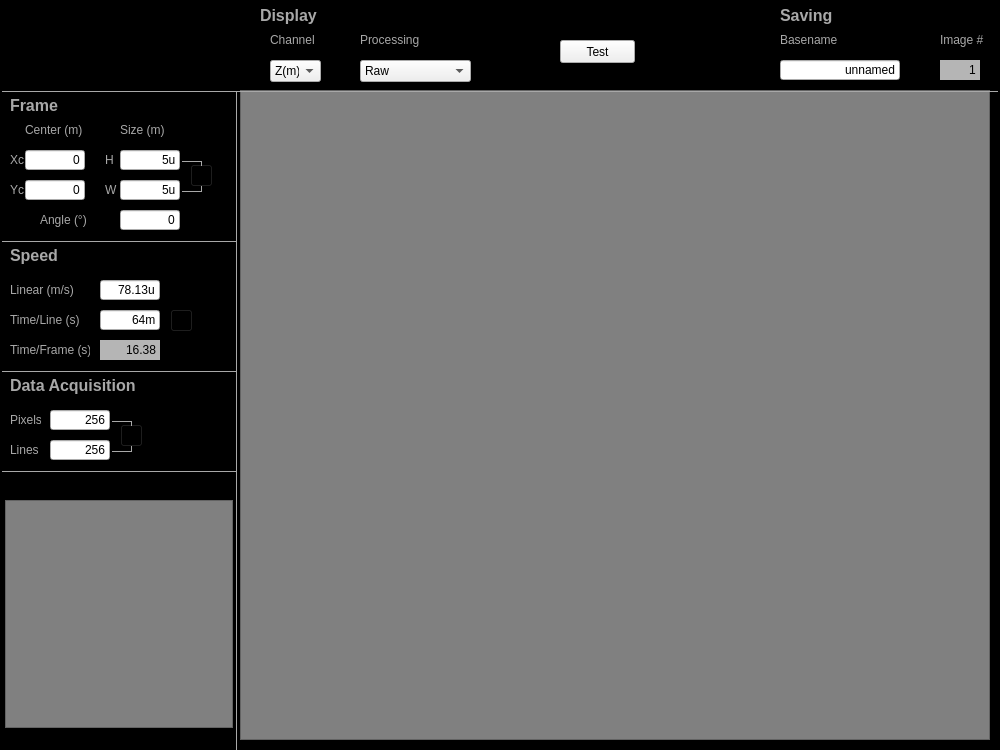
<?xml version="1.0" encoding="UTF-8"?>
<ui version="4.0">
 <class>MainWindow</class>
 <widget class="QMainWindow" name="MainWindow">
  <property name="geometry">
   <rect>
    <x>0</x>
    <y>0</y>
    <width>1000</width>
    <height>750</height>
   </rect>
  </property>
  <property name="sizePolicy">
   <sizepolicy hsizetype="Fixed" vsizetype="Fixed">
    <horstretch>0</horstretch>
    <verstretch>0</verstretch>
   </sizepolicy>
  </property>
  <property name="minimumSize">
   <size>
    <width>1000</width>
    <height>750</height>
   </size>
  </property>
  <property name="maximumSize">
   <size>
    <width>1000</width>
    <height>750</height>
   </size>
  </property>
  <property name="windowTitle">
   <string>Scan Control</string>
  </property>
  <widget class="QWidget" name="centralwidget">
   <property name="sizePolicy">
    <sizepolicy hsizetype="Fixed" vsizetype="Fixed">
     <horstretch>0</horstretch>
     <verstretch>0</verstretch>
    </sizepolicy>
   </property>
   <widget class="QFrame" name="background">
    <property name="geometry">
     <rect>
      <x>0</x>
      <y>0</y>
      <width>1000</width>
      <height>750</height>
     </rect>
    </property>
    <property name="sizePolicy">
     <sizepolicy hsizetype="Fixed" vsizetype="Fixed">
      <horstretch>0</horstretch>
      <verstretch>0</verstretch>
     </sizepolicy>
    </property>
    <property name="styleSheet">
     <string notr="true">#background{
background: black
}</string>
    </property>
    <property name="frameShape">
     <enum>QFrame::StyledPanel</enum>
    </property>
    <property name="frameShadow">
     <enum>QFrame::Sunken</enum>
    </property>
    <widget class="QFrame" name="PlotArea">
     <property name="geometry">
      <rect>
       <x>240</x>
       <y>90</y>
       <width>750</width>
       <height>650</height>
      </rect>
     </property>
     <property name="styleSheet">
      <string notr="true">#PlotArea{
background:grey
}</string>
     </property>
     <property name="frameShape">
      <enum>QFrame::StyledPanel</enum>
     </property>
     <property name="frameShadow">
      <enum>QFrame::Raised</enum>
     </property>
    </widget>
    <widget class="QLabel" name="label_Frame">
     <property name="geometry">
      <rect>
       <x>10</x>
       <y>90</y>
       <width>52</width>
       <height>31</height>
      </rect>
     </property>
     <property name="font">
      <font>
       <pointsize>12</pointsize>
       <weight>75</weight>
       <bold>true</bold>
      </font>
     </property>
     <property name="styleSheet">
      <string notr="true">#label_Frame{
color: rgb(168, 168, 168)
}</string>
     </property>
     <property name="text">
      <string>Frame</string>
     </property>
    </widget>
    <widget class="Line" name="line_2">
     <property name="geometry">
      <rect>
       <x>235</x>
       <y>91</y>
       <width>3</width>
       <height>660</height>
      </rect>
     </property>
     <property name="styleSheet">
      <string notr="true">#line_2{
color: rgb(168, 168, 168)
}</string>
     </property>
     <property name="frameShadow">
      <enum>QFrame::Plain</enum>
     </property>
     <property name="orientation">
      <enum>Qt::Vertical</enum>
     </property>
    </widget>
    <widget class="QLabel" name="label_Xc">
     <property name="geometry">
      <rect>
       <x>10</x>
       <y>150</y>
       <width>16</width>
       <height>20</height>
      </rect>
     </property>
     <property name="styleSheet">
      <string notr="true">#label_Xc{
color: rgb(168, 168, 168)
}</string>
     </property>
     <property name="text">
      <string>Xc</string>
     </property>
    </widget>
    <widget class="QLabel" name="label_Yc">
     <property name="geometry">
      <rect>
       <x>10</x>
       <y>180</y>
       <width>16</width>
       <height>20</height>
      </rect>
     </property>
     <property name="styleSheet">
      <string notr="true">#label_Yc{
color: rgb(168, 168, 168)
}</string>
     </property>
     <property name="text">
      <string>Yc</string>
     </property>
    </widget>
    <widget class="QLabel" name="label_H">
     <property name="geometry">
      <rect>
       <x>105</x>
       <y>150</y>
       <width>16</width>
       <height>20</height>
      </rect>
     </property>
     <property name="styleSheet">
      <string notr="true">#label_H{
color: rgb(168, 168, 168)
}</string>
     </property>
     <property name="text">
      <string>H</string>
     </property>
    </widget>
    <widget class="QLabel" name="label_W">
     <property name="geometry">
      <rect>
       <x>105</x>
       <y>180</y>
       <width>16</width>
       <height>20</height>
      </rect>
     </property>
     <property name="styleSheet">
      <string notr="true">#label_W{
color: rgb(168, 168, 168)
}</string>
     </property>
     <property name="text">
      <string>W</string>
     </property>
    </widget>
    <widget class="QLabel" name="label_Angle">
     <property name="geometry">
      <rect>
       <x>40</x>
       <y>210</y>
       <width>70</width>
       <height>20</height>
      </rect>
     </property>
     <property name="styleSheet">
      <string notr="true">#label_Angle{
color: rgb(168, 168, 168);
qproperty-alignment: 'AlignVCenter | AlignCenter';
}</string>
     </property>
     <property name="text">
      <string>Angle (°)</string>
     </property>
    </widget>
    <widget class="QLineEdit" name="lineEdit_Xc">
     <property name="geometry">
      <rect>
       <x>25</x>
       <y>150</y>
       <width>60</width>
       <height>20</height>
      </rect>
     </property>
     <property name="styleSheet">
      <string notr="true"/>
     </property>
     <property name="text">
      <string>0</string>
     </property>
     <property name="alignment">
      <set>Qt::AlignRight|Qt::AlignTrailing|Qt::AlignVCenter</set>
     </property>
    </widget>
    <widget class="QLineEdit" name="lineEdit_Yc">
     <property name="geometry">
      <rect>
       <x>25</x>
       <y>180</y>
       <width>60</width>
       <height>20</height>
      </rect>
     </property>
     <property name="text">
      <string>0</string>
     </property>
     <property name="alignment">
      <set>Qt::AlignRight|Qt::AlignTrailing|Qt::AlignVCenter</set>
     </property>
    </widget>
    <widget class="QLineEdit" name="lineEdit_W">
     <property name="geometry">
      <rect>
       <x>120</x>
       <y>180</y>
       <width>60</width>
       <height>20</height>
      </rect>
     </property>
     <property name="text">
      <string>5u</string>
     </property>
     <property name="alignment">
      <set>Qt::AlignRight|Qt::AlignTrailing|Qt::AlignVCenter</set>
     </property>
    </widget>
    <widget class="QLineEdit" name="lineEdit_H">
     <property name="geometry">
      <rect>
       <x>120</x>
       <y>150</y>
       <width>60</width>
       <height>20</height>
      </rect>
     </property>
     <property name="text">
      <string>5u</string>
     </property>
     <property name="alignment">
      <set>Qt::AlignRight|Qt::AlignTrailing|Qt::AlignVCenter</set>
     </property>
    </widget>
    <widget class="QLabel" name="label_Center">
     <property name="geometry">
      <rect>
       <x>25</x>
       <y>120</y>
       <width>70</width>
       <height>20</height>
      </rect>
     </property>
     <property name="styleSheet">
      <string notr="true">#label_Center{
color: rgb(168, 168, 168);
qproperty-alignment: 'AlignVCenter | AlignCenter';
}</string>
     </property>
     <property name="text">
      <string>Center (m)</string>
     </property>
    </widget>
    <widget class="QLabel" name="label_Size">
     <property name="geometry">
      <rect>
       <x>120</x>
       <y>120</y>
       <width>70</width>
       <height>20</height>
      </rect>
     </property>
     <property name="styleSheet">
      <string notr="true">#label_Size{
color: rgb(168, 168, 168);
qproperty-alignment: 'AlignVCenter | AlignCenter';
}</string>
     </property>
     <property name="text">
      <string>Size (m)</string>
     </property>
    </widget>
    <widget class="QLineEdit" name="lineEdit_Angle">
     <property name="geometry">
      <rect>
       <x>120</x>
       <y>210</y>
       <width>60</width>
       <height>20</height>
      </rect>
     </property>
     <property name="text">
      <string>0</string>
     </property>
     <property name="alignment">
      <set>Qt::AlignRight|Qt::AlignTrailing|Qt::AlignVCenter</set>
     </property>
    </widget>
    <widget class="Line" name="line_3">
     <property name="geometry">
      <rect>
       <x>2</x>
       <y>240</y>
       <width>235</width>
       <height>3</height>
      </rect>
     </property>
     <property name="styleSheet">
      <string notr="true">#line_3{
color:rgb(168, 168, 168)
}</string>
     </property>
     <property name="frameShadow">
      <enum>QFrame::Plain</enum>
     </property>
     <property name="orientation">
      <enum>Qt::Horizontal</enum>
     </property>
    </widget>
    <widget class="QLabel" name="label_Speed">
     <property name="geometry">
      <rect>
       <x>10</x>
       <y>240</y>
       <width>52</width>
       <height>31</height>
      </rect>
     </property>
     <property name="font">
      <font>
       <pointsize>12</pointsize>
       <weight>75</weight>
       <bold>true</bold>
      </font>
     </property>
     <property name="styleSheet">
      <string notr="true">#label_Speed{
color: rgb(168, 168, 168)
}</string>
     </property>
     <property name="text">
      <string>Speed</string>
     </property>
    </widget>
    <widget class="QPushButton" name="push_FrameLock">
     <property name="geometry">
      <rect>
       <x>190</x>
       <y>164</y>
       <width>23</width>
       <height>23</height>
      </rect>
     </property>
     <property name="styleSheet">
      <string notr="true">#push_FrameLock{
image:url(:/nSOTScanner/lock.png);
background: black;
}
</string>
     </property>
     <property name="text">
      <string/>
     </property>
    </widget>
    <widget class="Line" name="line_4">
     <property name="geometry">
      <rect>
       <x>182</x>
       <y>190</y>
       <width>20</width>
       <height>3</height>
      </rect>
     </property>
     <property name="styleSheet">
      <string notr="true">#line_4{
color:rgb(168, 168, 168)
}</string>
     </property>
     <property name="frameShadow">
      <enum>QFrame::Plain</enum>
     </property>
     <property name="orientation">
      <enum>Qt::Horizontal</enum>
     </property>
    </widget>
    <widget class="Line" name="line_5">
     <property name="geometry">
      <rect>
       <x>182</x>
       <y>160</y>
       <width>20</width>
       <height>3</height>
      </rect>
     </property>
     <property name="styleSheet">
      <string notr="true">#line_5{
color:rgb(168, 168, 168)
}</string>
     </property>
     <property name="frameShadow">
      <enum>QFrame::Plain</enum>
     </property>
     <property name="orientation">
      <enum>Qt::Horizontal</enum>
     </property>
    </widget>
    <widget class="Line" name="line_6">
     <property name="geometry">
      <rect>
       <x>200</x>
       <y>161</y>
       <width>3</width>
       <height>5</height>
      </rect>
     </property>
     <property name="styleSheet">
      <string notr="true">#line_6{
color: rgb(168, 168, 168)
}</string>
     </property>
     <property name="frameShadow">
      <enum>QFrame::Plain</enum>
     </property>
     <property name="orientation">
      <enum>Qt::Vertical</enum>
     </property>
    </widget>
    <widget class="Line" name="line_7">
     <property name="geometry">
      <rect>
       <x>200</x>
       <y>186</y>
       <width>3</width>
       <height>5</height>
      </rect>
     </property>
     <property name="styleSheet">
      <string notr="true">#line_7{
color: rgb(168, 168, 168)
}</string>
     </property>
     <property name="frameShadow">
      <enum>QFrame::Plain</enum>
     </property>
     <property name="orientation">
      <enum>Qt::Vertical</enum>
     </property>
    </widget>
    <widget class="QLabel" name="label_Linear">
     <property name="geometry">
      <rect>
       <x>10</x>
       <y>280</y>
       <width>80</width>
       <height>20</height>
      </rect>
     </property>
     <property name="styleSheet">
      <string notr="true">#label_Linear{
color: rgb(168, 168, 168)
}</string>
     </property>
     <property name="text">
      <string>Linear (m/s)</string>
     </property>
    </widget>
    <widget class="QLabel" name="label_LineTime">
     <property name="geometry">
      <rect>
       <x>10</x>
       <y>310</y>
       <width>80</width>
       <height>20</height>
      </rect>
     </property>
     <property name="styleSheet">
      <string notr="true">#label_LineTime{
color: rgb(168, 168, 168)
}</string>
     </property>
     <property name="text">
      <string>Time/Line (s)</string>
     </property>
    </widget>
    <widget class="QLineEdit" name="lineEdit_Linear">
     <property name="geometry">
      <rect>
       <x>100</x>
       <y>280</y>
       <width>60</width>
       <height>20</height>
      </rect>
     </property>
     <property name="styleSheet">
      <string notr="true"/>
     </property>
     <property name="text">
      <string>78.13u</string>
     </property>
     <property name="alignment">
      <set>Qt::AlignRight|Qt::AlignTrailing|Qt::AlignVCenter</set>
     </property>
    </widget>
    <widget class="QLineEdit" name="lineEdit_LineTime">
     <property name="geometry">
      <rect>
       <x>100</x>
       <y>310</y>
       <width>60</width>
       <height>20</height>
      </rect>
     </property>
     <property name="styleSheet">
      <string notr="true"/>
     </property>
     <property name="text">
      <string>64m</string>
     </property>
     <property name="alignment">
      <set>Qt::AlignRight|Qt::AlignTrailing|Qt::AlignVCenter</set>
     </property>
    </widget>
    <widget class="QLabel" name="label_FrameTime">
     <property name="geometry">
      <rect>
       <x>10</x>
       <y>340</y>
       <width>80</width>
       <height>20</height>
      </rect>
     </property>
     <property name="styleSheet">
      <string notr="true">#label_FrameTime{
color: rgb(168, 168, 168)
}</string>
     </property>
     <property name="text">
      <string>Time/Frame (s)</string>
     </property>
    </widget>
    <widget class="QLineEdit" name="lineEdit_FrameTime">
     <property name="geometry">
      <rect>
       <x>100</x>
       <y>340</y>
       <width>60</width>
       <height>20</height>
      </rect>
     </property>
     <property name="styleSheet">
      <string notr="true">#lineEdit_FrameTime{
background: rgb(181, 181, 181);
border: grey;
}</string>
     </property>
     <property name="text">
      <string>16.38</string>
     </property>
     <property name="alignment">
      <set>Qt::AlignRight|Qt::AlignTrailing|Qt::AlignVCenter</set>
     </property>
     <property name="readOnly">
      <bool>true</bool>
     </property>
    </widget>
    <widget class="QPushButton" name="push_SpeedLock">
     <property name="geometry">
      <rect>
       <x>170</x>
       <y>309</y>
       <width>23</width>
       <height>23</height>
      </rect>
     </property>
     <property name="styleSheet">
      <string notr="true">#push_SpeedLock{
image:url(:/nSOTScanner/lock.png);
background: black;
}
</string>
     </property>
     <property name="text">
      <string/>
     </property>
    </widget>
    <widget class="Line" name="line_8">
     <property name="geometry">
      <rect>
       <x>2</x>
       <y>370</y>
       <width>235</width>
       <height>3</height>
      </rect>
     </property>
     <property name="styleSheet">
      <string notr="true">#line_8{
color:rgb(168, 168, 168)
}</string>
     </property>
     <property name="frameShadow">
      <enum>QFrame::Plain</enum>
     </property>
     <property name="orientation">
      <enum>Qt::Horizontal</enum>
     </property>
    </widget>
    <widget class="QLabel" name="label_DAQ">
     <property name="geometry">
      <rect>
       <x>10</x>
       <y>370</y>
       <width>141</width>
       <height>31</height>
      </rect>
     </property>
     <property name="font">
      <font>
       <pointsize>12</pointsize>
       <weight>75</weight>
       <bold>true</bold>
      </font>
     </property>
     <property name="styleSheet">
      <string notr="true">#label_DAQ{
color: rgb(168, 168, 168)
}</string>
     </property>
     <property name="text">
      <string>Data Acquisition</string>
     </property>
    </widget>
    <widget class="QLabel" name="label_Pixels">
     <property name="geometry">
      <rect>
       <x>10</x>
       <y>410</y>
       <width>31</width>
       <height>20</height>
      </rect>
     </property>
     <property name="styleSheet">
      <string notr="true">#label_Pixels{
color: rgb(168, 168, 168)
}</string>
     </property>
     <property name="text">
      <string>Pixels</string>
     </property>
    </widget>
    <widget class="QLabel" name="label_Lines">
     <property name="geometry">
      <rect>
       <x>10</x>
       <y>440</y>
       <width>31</width>
       <height>20</height>
      </rect>
     </property>
     <property name="styleSheet">
      <string notr="true">#label_Lines{
color: rgb(168, 168, 168)
}</string>
     </property>
     <property name="text">
      <string>Lines</string>
     </property>
    </widget>
    <widget class="QLineEdit" name="lineEdit_Pixels">
     <property name="geometry">
      <rect>
       <x>50</x>
       <y>410</y>
       <width>60</width>
       <height>20</height>
      </rect>
     </property>
     <property name="styleSheet">
      <string notr="true"/>
     </property>
     <property name="text">
      <string>256</string>
     </property>
     <property name="alignment">
      <set>Qt::AlignRight|Qt::AlignTrailing|Qt::AlignVCenter</set>
     </property>
    </widget>
    <widget class="QLineEdit" name="lineEdit_Lines">
     <property name="geometry">
      <rect>
       <x>50</x>
       <y>440</y>
       <width>60</width>
       <height>20</height>
      </rect>
     </property>
     <property name="styleSheet">
      <string notr="true"/>
     </property>
     <property name="text">
      <string>256</string>
     </property>
     <property name="alignment">
      <set>Qt::AlignRight|Qt::AlignTrailing|Qt::AlignVCenter</set>
     </property>
    </widget>
    <widget class="QPushButton" name="push_DataLock">
     <property name="geometry">
      <rect>
       <x>120</x>
       <y>424</y>
       <width>23</width>
       <height>23</height>
      </rect>
     </property>
     <property name="styleSheet">
      <string notr="true">#push_DataLock{
image:url(:/nSOTScanner/lock.png);
background: black;
}
</string>
     </property>
     <property name="text">
      <string/>
     </property>
    </widget>
    <widget class="Line" name="line_9">
     <property name="geometry">
      <rect>
       <x>112</x>
       <y>450</y>
       <width>20</width>
       <height>3</height>
      </rect>
     </property>
     <property name="styleSheet">
      <string notr="true">#line_9{
color:rgb(168, 168, 168)
}</string>
     </property>
     <property name="frameShadow">
      <enum>QFrame::Plain</enum>
     </property>
     <property name="orientation">
      <enum>Qt::Horizontal</enum>
     </property>
    </widget>
    <widget class="Line" name="line_10">
     <property name="geometry">
      <rect>
       <x>112</x>
       <y>420</y>
       <width>20</width>
       <height>3</height>
      </rect>
     </property>
     <property name="styleSheet">
      <string notr="true">#line_10{
color:rgb(168, 168, 168)
}</string>
     </property>
     <property name="frameShadow">
      <enum>QFrame::Plain</enum>
     </property>
     <property name="orientation">
      <enum>Qt::Horizontal</enum>
     </property>
    </widget>
    <widget class="Line" name="line_11">
     <property name="geometry">
      <rect>
       <x>130</x>
       <y>446</y>
       <width>3</width>
       <height>5</height>
      </rect>
     </property>
     <property name="styleSheet">
      <string notr="true">#line_11{
color: rgb(168, 168, 168)
}</string>
     </property>
     <property name="frameShadow">
      <enum>QFrame::Plain</enum>
     </property>
     <property name="orientation">
      <enum>Qt::Vertical</enum>
     </property>
    </widget>
    <widget class="Line" name="line_12">
     <property name="geometry">
      <rect>
       <x>130</x>
       <y>421</y>
       <width>3</width>
       <height>5</height>
      </rect>
     </property>
     <property name="styleSheet">
      <string notr="true">#line_12{
color: rgb(168, 168, 168)
}</string>
     </property>
     <property name="frameShadow">
      <enum>QFrame::Plain</enum>
     </property>
     <property name="orientation">
      <enum>Qt::Vertical</enum>
     </property>
    </widget>
    <widget class="Line" name="line_13">
     <property name="geometry">
      <rect>
       <x>2</x>
       <y>470</y>
       <width>235</width>
       <height>3</height>
      </rect>
     </property>
     <property name="styleSheet">
      <string notr="true">#line_13{
color:rgb(168, 168, 168)
}</string>
     </property>
     <property name="frameShadow">
      <enum>QFrame::Plain</enum>
     </property>
     <property name="orientation">
      <enum>Qt::Horizontal</enum>
     </property>
    </widget>
    <widget class="QLabel" name="label_Saving">
     <property name="geometry">
      <rect>
       <x>780</x>
       <y>0</y>
       <width>141</width>
       <height>31</height>
      </rect>
     </property>
     <property name="font">
      <font>
       <pointsize>12</pointsize>
       <weight>75</weight>
       <bold>true</bold>
      </font>
     </property>
     <property name="styleSheet">
      <string notr="true">#label_Saving{
color: rgb(168, 168, 168)
}</string>
     </property>
     <property name="text">
      <string>Saving</string>
     </property>
    </widget>
    <widget class="QLabel" name="label_Basename">
     <property name="geometry">
      <rect>
       <x>780</x>
       <y>30</y>
       <width>61</width>
       <height>20</height>
      </rect>
     </property>
     <property name="styleSheet">
      <string notr="true">#label_Basename{
color: rgb(168, 168, 168)
}</string>
     </property>
     <property name="text">
      <string>Basename</string>
     </property>
    </widget>
    <widget class="QLabel" name="label_ImageNum">
     <property name="geometry">
      <rect>
       <x>940</x>
       <y>30</y>
       <width>51</width>
       <height>20</height>
      </rect>
     </property>
     <property name="styleSheet">
      <string notr="true">#label_ImageNum{
color: rgb(168, 168, 168)
}</string>
     </property>
     <property name="text">
      <string>Image #</string>
     </property>
    </widget>
    <widget class="QLineEdit" name="lineEdit_Basename">
     <property name="geometry">
      <rect>
       <x>780</x>
       <y>60</y>
       <width>120</width>
       <height>20</height>
      </rect>
     </property>
     <property name="styleSheet">
      <string notr="true"/>
     </property>
     <property name="text">
      <string>unnamed</string>
     </property>
     <property name="alignment">
      <set>Qt::AlignRight|Qt::AlignTrailing|Qt::AlignVCenter</set>
     </property>
    </widget>
    <widget class="QLineEdit" name="lineEdit_ImageNum">
     <property name="geometry">
      <rect>
       <x>940</x>
       <y>60</y>
       <width>40</width>
       <height>20</height>
      </rect>
     </property>
     <property name="styleSheet">
      <string notr="true">#lineEdit_ImageNum{
background: rgb(181, 181, 181);
border: grey;
}</string>
     </property>
     <property name="text">
      <string>1</string>
     </property>
     <property name="alignment">
      <set>Qt::AlignRight|Qt::AlignTrailing|Qt::AlignVCenter</set>
     </property>
     <property name="readOnly">
      <bool>true</bool>
     </property>
    </widget>
    <widget class="Line" name="line_14">
     <property name="geometry">
      <rect>
       <x>2</x>
       <y>90</y>
       <width>996</width>
       <height>3</height>
      </rect>
     </property>
     <property name="styleSheet">
      <string notr="true">#line_14{
color:rgb(168, 168, 168)
}</string>
     </property>
     <property name="frameShadow">
      <enum>QFrame::Plain</enum>
     </property>
     <property name="orientation">
      <enum>Qt::Horizontal</enum>
     </property>
    </widget>
    <widget class="QLabel" name="label_Display">
     <property name="geometry">
      <rect>
       <x>260</x>
       <y>0</y>
       <width>81</width>
       <height>31</height>
      </rect>
     </property>
     <property name="font">
      <font>
       <pointsize>12</pointsize>
       <weight>75</weight>
       <bold>true</bold>
      </font>
     </property>
     <property name="styleSheet">
      <string notr="true">#label_Display{
color: rgb(168, 168, 168)
}</string>
     </property>
     <property name="text">
      <string>Display</string>
     </property>
    </widget>
    <widget class="QLabel" name="label_Channel">
     <property name="geometry">
      <rect>
       <x>270</x>
       <y>30</y>
       <width>51</width>
       <height>20</height>
      </rect>
     </property>
     <property name="styleSheet">
      <string notr="true">#label_Channel{
color: rgb(168, 168, 168);
qproperty-alignment: 'AlignVCenter | AlignCenter';
}</string>
     </property>
     <property name="text">
      <string>Channel</string>
     </property>
    </widget>
    <widget class="QLabel" name="label_Processing">
     <property name="geometry">
      <rect>
       <x>360</x>
       <y>30</y>
       <width>111</width>
       <height>20</height>
      </rect>
     </property>
     <property name="styleSheet">
      <string notr="true">#label_Processing{
color: rgb(168, 168, 168);
qproperty-alignment: 'AlignVCenter | AlignCenter';
}</string>
     </property>
     <property name="text">
      <string>Processing</string>
     </property>
    </widget>
    <widget class="QComboBox" name="comboBox_Channel">
     <property name="geometry">
      <rect>
       <x>270</x>
       <y>60</y>
       <width>51</width>
       <height>22</height>
      </rect>
     </property>
     <item>
      <property name="text">
       <string>Z(m)</string>
      </property>
     </item>
     <item>
      <property name="text">
       <string>B(T)</string>
      </property>
     </item>
    </widget>
    <widget class="QComboBox" name="comboBox_Processing">
     <property name="geometry">
      <rect>
       <x>360</x>
       <y>60</y>
       <width>111</width>
       <height>22</height>
      </rect>
     </property>
     <item>
      <property name="text">
       <string>Raw</string>
      </property>
     </item>
     <item>
      <property name="text">
       <string>Subtract Average</string>
      </property>
     </item>
     <item>
      <property name="text">
       <string>Subtract Slope</string>
      </property>
     </item>
     <item>
      <property name="text">
       <string>Subtract Linear Fit</string>
      </property>
     </item>
     <item>
      <property name="text">
       <string>Subtract Parabolic Fit</string>
      </property>
     </item>
     <item>
      <property name="text">
       <string>Differentiate</string>
      </property>
     </item>
    </widget>
    <widget class="QFrame" name="MiniPlotArea">
     <property name="geometry">
      <rect>
       <x>5</x>
       <y>500</y>
       <width>228</width>
       <height>228</height>
      </rect>
     </property>
     <property name="styleSheet">
      <string notr="true">#MiniPlotArea{
background:grey
}</string>
     </property>
     <property name="frameShape">
      <enum>QFrame::StyledPanel</enum>
     </property>
     <property name="frameShadow">
      <enum>QFrame::Raised</enum>
     </property>
    </widget>
    <widget class="QPushButton" name="push_Test">
     <property name="geometry">
      <rect>
       <x>560</x>
       <y>40</y>
       <width>75</width>
       <height>23</height>
      </rect>
     </property>
     <property name="text">
      <string>Test</string>
     </property>
    </widget>
    <zorder>MiniPlotArea</zorder>
    <zorder>push_FrameLock</zorder>
    <zorder>PlotArea</zorder>
    <zorder>label_Frame</zorder>
    <zorder>label_Xc</zorder>
    <zorder>label_Yc</zorder>
    <zorder>label_H</zorder>
    <zorder>label_W</zorder>
    <zorder>label_Angle</zorder>
    <zorder>lineEdit_Xc</zorder>
    <zorder>lineEdit_Yc</zorder>
    <zorder>lineEdit_W</zorder>
    <zorder>lineEdit_H</zorder>
    <zorder>label_Center</zorder>
    <zorder>label_Size</zorder>
    <zorder>lineEdit_Angle</zorder>
    <zorder>line_2</zorder>
    <zorder>line_3</zorder>
    <zorder>label_Speed</zorder>
    <zorder>line_4</zorder>
    <zorder>line_5</zorder>
    <zorder>line_6</zorder>
    <zorder>line_7</zorder>
    <zorder>label_Linear</zorder>
    <zorder>label_LineTime</zorder>
    <zorder>lineEdit_Linear</zorder>
    <zorder>lineEdit_LineTime</zorder>
    <zorder>label_FrameTime</zorder>
    <zorder>lineEdit_FrameTime</zorder>
    <zorder>push_SpeedLock</zorder>
    <zorder>line_8</zorder>
    <zorder>label_DAQ</zorder>
    <zorder>label_Pixels</zorder>
    <zorder>label_Lines</zorder>
    <zorder>lineEdit_Pixels</zorder>
    <zorder>lineEdit_Lines</zorder>
    <zorder>push_DataLock</zorder>
    <zorder>line_9</zorder>
    <zorder>line_10</zorder>
    <zorder>line_11</zorder>
    <zorder>line_12</zorder>
    <zorder>line_13</zorder>
    <zorder>label_Saving</zorder>
    <zorder>label_Basename</zorder>
    <zorder>label_ImageNum</zorder>
    <zorder>lineEdit_Basename</zorder>
    <zorder>lineEdit_ImageNum</zorder>
    <zorder>line_14</zorder>
    <zorder>label_Display</zorder>
    <zorder>label_Channel</zorder>
    <zorder>label_Processing</zorder>
    <zorder>comboBox_Channel</zorder>
    <zorder>comboBox_Processing</zorder>
    <zorder>push_Test</zorder>
   </widget>
  </widget>
 </widget>
 <resources>
  <include location="nSOTScannerResources.qrc"/>
 </resources>
 <connections/>
</ui>
